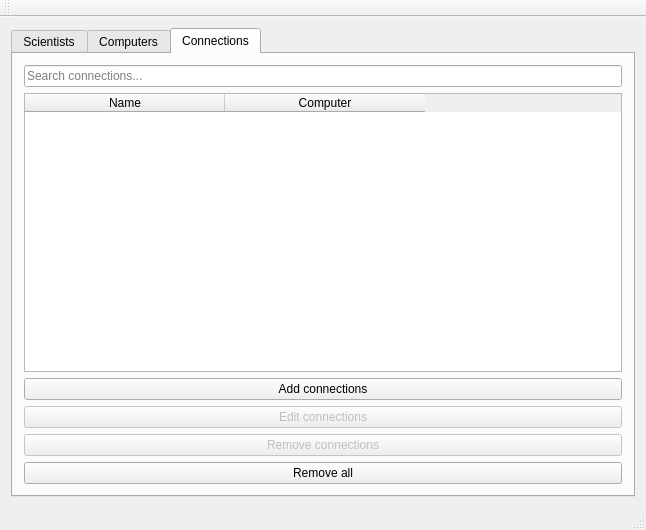
<?xml version="1.0" encoding="UTF-8"?>
<ui version="4.0">
 <class>MainWindow</class>
 <widget class="QMainWindow" name="MainWindow">
  <property name="enabled">
   <bool>true</bool>
  </property>
  <property name="geometry">
   <rect>
    <x>0</x>
    <y>0</y>
    <width>646</width>
    <height>530</height>
   </rect>
  </property>
  <property name="windowTitle">
   <string>MainWindow</string>
  </property>
  <property name="animated">
   <bool>true</bool>
  </property>
  <widget class="QWidget" name="centralWidget">
   <layout class="QHBoxLayout" name="horizontalLayout_2">
    <item>
     <widget class="QTabWidget" name="tabWidget">
      <property name="enabled">
       <bool>true</bool>
      </property>
      <property name="currentIndex">
       <number>2</number>
      </property>
      <widget class="QWidget" name="tab_scientists">
       <attribute name="title">
        <string>Scientists</string>
       </attribute>
       <layout class="QVBoxLayout" name="verticalLayout_2">
        <item>
         <widget class="QLineEdit" name="input_filter_scientist">
          <property name="placeholderText">
           <string>Search scientist...</string>
          </property>
         </widget>
        </item>
        <item>
         <widget class="QTableWidget" name="table_scientists">
          <property name="cursor" stdset="0">
           <cursorShape>ArrowCursor</cursorShape>
          </property>
          <property name="mouseTracking">
           <bool>false</bool>
          </property>
          <property name="layoutDirection">
           <enum>Qt::LeftToRight</enum>
          </property>
          <property name="frameShape">
           <enum>QFrame::StyledPanel</enum>
          </property>
          <property name="frameShadow">
           <enum>QFrame::Sunken</enum>
          </property>
          <property name="lineWidth">
           <number>1</number>
          </property>
          <property name="sizeAdjustPolicy">
           <enum>QAbstractScrollArea::AdjustIgnored</enum>
          </property>
          <property name="editTriggers">
           <set>QAbstractItemView::NoEditTriggers</set>
          </property>
          <property name="selectionBehavior">
           <enum>QAbstractItemView::SelectRows</enum>
          </property>
          <property name="sortingEnabled">
           <bool>true</bool>
          </property>
          <attribute name="horizontalHeaderStretchLastSection">
           <bool>false</bool>
          </attribute>
          <attribute name="verticalHeaderCascadingSectionResizes">
           <bool>false</bool>
          </attribute>
          <attribute name="verticalHeaderStretchLastSection">
           <bool>false</bool>
          </attribute>
          <column>
           <property name="text">
            <string>ID</string>
           </property>
          </column>
          <column>
           <property name="text">
            <string>Name</string>
           </property>
          </column>
          <column>
           <property name="text">
            <string>Gender</string>
           </property>
          </column>
          <column>
           <property name="text">
            <string>Year Of Birth</string>
           </property>
          </column>
          <column>
           <property name="text">
            <string>Year Of Death</string>
           </property>
          </column>
         </widget>
        </item>
        <item>
         <widget class="QPushButton" name="button_add_scientist">
          <property name="text">
           <string>Add scientist</string>
          </property>
         </widget>
        </item>
        <item>
         <widget class="QPushButton" name="button_edit_scientist">
          <property name="enabled">
           <bool>false</bool>
          </property>
          <property name="text">
           <string>Edit scientist</string>
          </property>
         </widget>
        </item>
        <item>
         <widget class="QPushButton" name="button_remove_scientist">
          <property name="enabled">
           <bool>false</bool>
          </property>
          <property name="text">
           <string>Remove scientist</string>
          </property>
         </widget>
        </item>
        <item>
         <widget class="QPushButton" name="button_removeAll_scientists">
          <property name="enabled">
           <bool>true</bool>
          </property>
          <property name="text">
           <string>Remove all</string>
          </property>
         </widget>
        </item>
       </layout>
      </widget>
      <widget class="QWidget" name="tab_computers">
       <attribute name="title">
        <string>Computers</string>
       </attribute>
       <layout class="QVBoxLayout" name="verticalLayout_4">
        <item>
         <widget class="QLineEdit" name="input_filter_computers">
          <property name="text">
           <string/>
          </property>
          <property name="placeholderText">
           <string>Search computer...</string>
          </property>
         </widget>
        </item>
        <item>
         <widget class="QTableWidget" name="table_computers">
          <property name="selectionBehavior">
           <enum>QAbstractItemView::SelectRows</enum>
          </property>
          <property name="sortingEnabled">
           <bool>true</bool>
          </property>
          <attribute name="horizontalHeaderShowSortIndicator" stdset="0">
           <bool>true</bool>
          </attribute>
          <attribute name="horizontalHeaderStretchLastSection">
           <bool>false</bool>
          </attribute>
          <column>
           <property name="text">
            <string>ID</string>
           </property>
          </column>
          <column>
           <property name="text">
            <string>Name</string>
           </property>
          </column>
          <column>
           <property name="text">
            <string>Year</string>
           </property>
          </column>
          <column>
           <property name="text">
            <string>Type</string>
           </property>
          </column>
          <column>
           <property name="text">
            <string>Built</string>
           </property>
          </column>
         </widget>
        </item>
        <item>
         <widget class="QPushButton" name="button_add_computer">
          <property name="text">
           <string>Add computer</string>
          </property>
         </widget>
        </item>
        <item>
         <widget class="QPushButton" name="button_edit_computer">
          <property name="enabled">
           <bool>false</bool>
          </property>
          <property name="text">
           <string>Edit  computer</string>
          </property>
         </widget>
        </item>
        <item>
         <widget class="QPushButton" name="button_remove_computer">
          <property name="enabled">
           <bool>false</bool>
          </property>
          <property name="text">
           <string>Remove computer</string>
          </property>
         </widget>
        </item>
        <item>
         <widget class="QPushButton" name="button_removeAll_computers">
          <property name="enabled">
           <bool>true</bool>
          </property>
          <property name="text">
           <string>Remove all</string>
          </property>
         </widget>
        </item>
       </layout>
      </widget>
      <widget class="QWidget" name="tab_connections">
       <attribute name="title">
        <string>Connections</string>
       </attribute>
       <layout class="QVBoxLayout" name="verticalLayout_5">
        <item>
         <widget class="QLineEdit" name="input_filter_connections">
          <property name="placeholderText">
           <string>Search connections...</string>
          </property>
         </widget>
        </item>
        <item>
         <widget class="QTableWidget" name="table_connections">
          <property name="enabled">
           <bool>true</bool>
          </property>
          <property name="sizeAdjustPolicy">
           <enum>QAbstractScrollArea::AdjustIgnored</enum>
          </property>
          <property name="alternatingRowColors">
           <bool>false</bool>
          </property>
          <property name="showGrid">
           <bool>false</bool>
          </property>
          <property name="sortingEnabled">
           <bool>true</bool>
          </property>
          <property name="wordWrap">
           <bool>true</bool>
          </property>
          <property name="rowCount">
           <number>0</number>
          </property>
          <property name="columnCount">
           <number>2</number>
          </property>
          <attribute name="horizontalHeaderCascadingSectionResizes">
           <bool>false</bool>
          </attribute>
          <attribute name="horizontalHeaderDefaultSectionSize">
           <number>200</number>
          </attribute>
          <attribute name="horizontalHeaderMinimumSectionSize">
           <number>37</number>
          </attribute>
          <attribute name="horizontalHeaderStretchLastSection">
           <bool>false</bool>
          </attribute>
          <attribute name="verticalHeaderCascadingSectionResizes">
           <bool>false</bool>
          </attribute>
          <column>
           <property name="text">
            <string>Name</string>
           </property>
          </column>
          <column>
           <property name="text">
            <string>Computer</string>
           </property>
          </column>
         </widget>
        </item>
        <item>
         <widget class="QPushButton" name="button_add_connections">
          <property name="text">
           <string>Add connections</string>
          </property>
         </widget>
        </item>
        <item>
         <widget class="QPushButton" name="button_edit_connections">
          <property name="enabled">
           <bool>false</bool>
          </property>
          <property name="text">
           <string>Edit connections</string>
          </property>
         </widget>
        </item>
        <item>
         <widget class="QPushButton" name="button_remove_connections">
          <property name="enabled">
           <bool>false</bool>
          </property>
          <property name="text">
           <string>Remove connections</string>
          </property>
         </widget>
        </item>
        <item>
         <widget class="QPushButton" name="button_removeAll_connections">
          <property name="enabled">
           <bool>true</bool>
          </property>
          <property name="text">
           <string>Remove all</string>
          </property>
         </widget>
        </item>
       </layout>
      </widget>
     </widget>
    </item>
   </layout>
  </widget>
  <widget class="QMenuBar" name="menuBar">
   <property name="geometry">
    <rect>
     <x>0</x>
     <y>0</y>
     <width>646</width>
     <height>21</height>
    </rect>
   </property>
  </widget>
  <widget class="QToolBar" name="mainToolBar">
   <attribute name="toolBarArea">
    <enum>TopToolBarArea</enum>
   </attribute>
   <attribute name="toolBarBreak">
    <bool>false</bool>
   </attribute>
  </widget>
  <widget class="QStatusBar" name="statusBar"/>
 </widget>
 <layoutdefault spacing="6" margin="11"/>
 <resources/>
 <connections/>
</ui>
